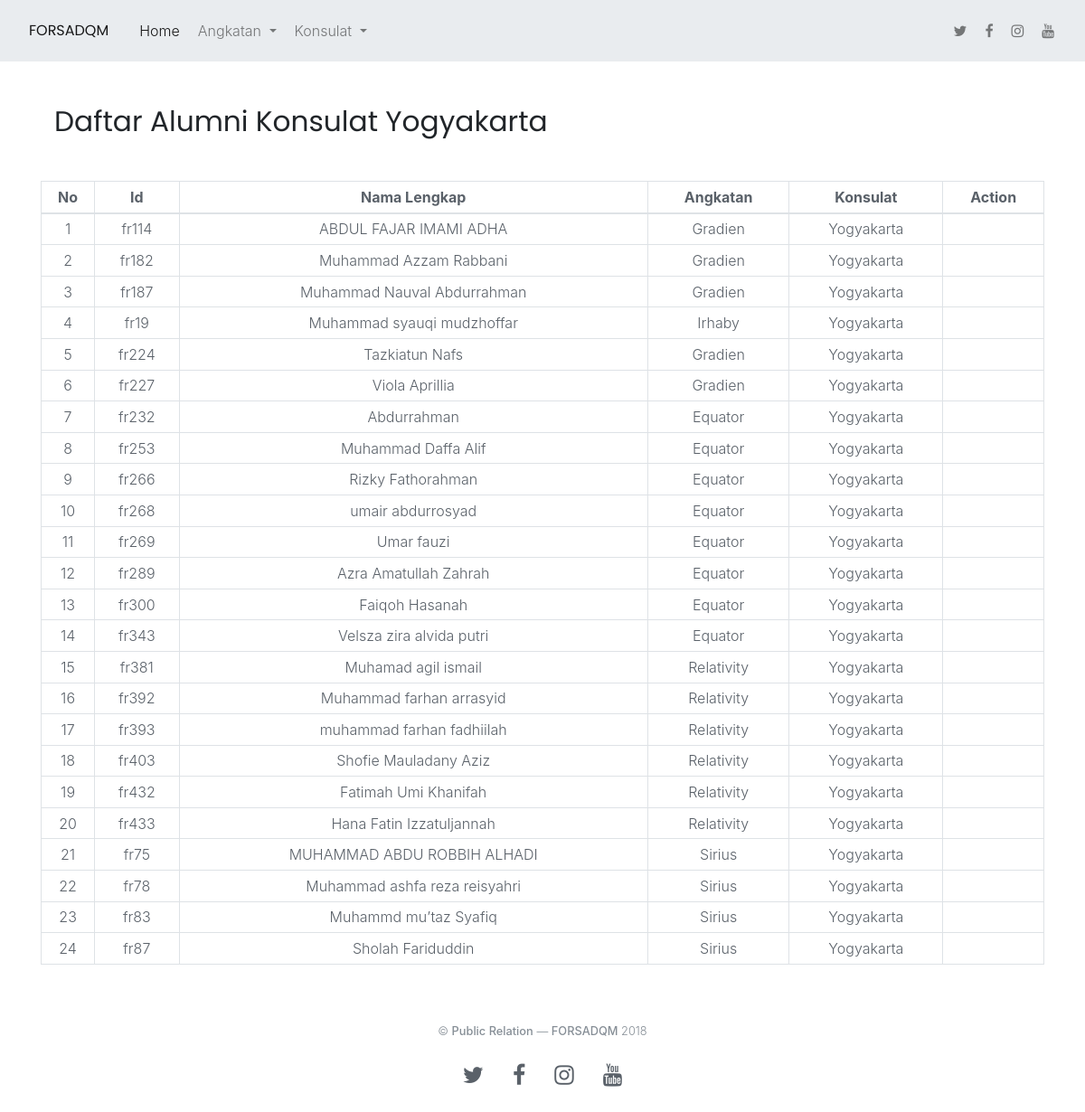
/index.php/konsulat/jogja, run on the app's committed database.
### tables this page shows
CREATE TABLE `t_alumni` (
  `id` varchar(5) NOT NULL,
  `nama` varchar(34) NOT NULL,
  `jk` varchar(6) NOT NULL,
  `tempat` varchar(33) DEFAULT NULL,
  `tgl` date DEFAULT NULL,
  `angkatan` int(11) NOT NULL,
  `status` varchar(28) DEFAULT NULL,
  `alamat` varchar(162) NOT NULL,
  `konsulat` int(11) NOT NULL,
  `hp` varchar(40) NOT NULL,
  `email` varchar(45) DEFAULT NULL,
  `sosmed` varchar(70) DEFAULT NULL,
  `profesi` varchar(62) NOT NULL,
  `pekerjaan` varchar(98) NOT NULL,
  `institusi` varchar(67) DEFAULT NULL,
  `fakultas` varchar(66) DEFAULT NULL,
  `kerja` varchar(37) DEFAULT NULL,
  `perusahaan` varchar(101) DEFAULT NULL,
  `riwayat` varchar(554) DEFAULT NULL,
  `prestasi` varchar(500) DEFAULT NULL,
  `liqo` varchar(5) DEFAULT NULL,
  `murobbi` varchar(426) DEFAULT NULL,
  `hp_murobbi` varchar(23) DEFAULT NULL,
  `alasan` varchar(174) DEFAULT NULL
);

CREATE TABLE `t_angkatan` (
  `id` int(11) NOT NULL,
  `nama` varchar(30) NOT NULL
);

CREATE TABLE `t_konsulat` (
  `id` int(11) NOT NULL,
  `nama` varchar(30) NOT NULL
);

### application/controllers/Konsulat.php (called while the page is built, shortened)
<?php
class Konsulat extends CI_Controller{
    function jogja(){
        $this->load->model('M_Forsadqm');
		$data['alumni']		= $this->M_Forsadqm->alumni()->result();
		$data['konsulat']	= $this->M_Forsadqm->konsulat()->result();
		$data['angkatan']	= $this->M_Forsadqm->angkatan()->result();
		$data['jogja']	    	= $this->db->get_where('t_alumni',array('konsulat'=>'7'))->result();
		$data['irhaby']			= $this->db->get_where('t_alumni',array('angkatan'=>'1'))->result();
		$data['hamasatuna']		= $this->db->get_where('t_alumni',array('angkatan'=>'2'))->result();
		$data['sirius']			= $this->db->get_where('t_alumni',array('angkatan'=>'3'))->result();
		$data['gradien']		= $this->db->get_where('t_alumni',array('angkatan'=>'4'))->result();
		$data['equator']		= $this->db->get_where('t_alumni',array('angkatan'=>'5'))->result();
		$data['relativity']		= $this->db->get_where('t_alumni',array('angkatan'=>'6'))->result();
		$this->load->view('layout/header');
		$this->load->view('konsulat/jogja',$data);
		$this->load->view('layout/footer');
    }
}
?>

### index.php (called while the page is built, shortened)
<?php
require_once BASEPATH.'core/CodeIgniter.php';

### application/models/M_Forsadqm.php (called while the page is built, shortened)
<?php
class M_Forsadqm extends CI_Model{
    function konsulat(){
        return $this->db->get('t_konsulat');
        return $query->result();
    }
    function angkatan(){
        return $this->db->get('t_angkatan');
        return $query->result();
    }
}
?>

### application/views/konsulat/jogja.php (the view)
<div id="" class="container mb-5 mt-5">
       <div class="section-title col-md-12 ml-auto mr-auto">
           <h3 class="mb-4">Daftar Alumni Konsulat Yogyakarta</h3>
       </div>
   </div>
   <div class="container">
       <table class="table table-sm table-bordered table-hover">
           <thead>
               <tr>
                   <th class="text-center">No</th>
                   <th class="text-center">Id</th>
                   <th class="text-center">Nama Lengkap</th>
                   <th class="text-center">Angkatan</th>
                   <th class="text-center">Konsulat</th>
                   <th class="text-center">Action</th>
               </tr>
           </thead>
           <tbody>
           <?php
           $no = 1;
           foreach($jogja as $a){ ?>
               <tr>
                   <td class="text-center"><?php echo $no++ ?></td>
                   <td class="text-center"><?php echo $a->id ?></td>
                   <td class="text-center"><?php echo $a->nama ?></td>
                   <td class="text-center">
                       <?php foreach($angkatan as $an){ ?>
                           <?php if($a->angkatan == $an->id): ?>
                               <?php echo $an->nama ?>
                           <?php endif; ?>
                       <?php } ?>
                   </td>
                   <td class="text-center">
                       <?php foreach($konsulat as $k){ ?>
                           <?php if($a->konsulat == $k->id): ?>
                               <?php echo $k->nama ?>
                           <?php endif; ?>
                       <?php } ?>
                   </td>
                   <td class="text-center"></td>
               </tr>
           <?php } ?>
           </tbody>
       </table>
   </div>

### data on the page
t_alumni: id "fr114", nama "ABDUL FAJAR IMAMI ADHA"
t_angkatan: nama "Gradien"
t_konsulat: nama "Yogyakarta"
t_alumni: id "fr182", nama "Muhammad Azzam Rabbani"
t_alumni: id "fr187", nama "Muhammad Nauval Abdurrahman"
t_alumni: id "fr19", nama "Muhammad syauqi mudzhoffar"
t_angkatan: nama "Irhaby"
t_alumni: id "fr224", nama "Tazkiatun Nafs"
t_alumni: id "fr227", nama "Viola Aprillia"
t_alumni: id "fr232", nama "Abdurrahman"
t_angkatan: nama "Equator"
t_alumni: id "fr253", nama "Muhammad Daffa Alif"
t_alumni: id "fr266", nama "Rizky Fathorahman"
t_alumni: id "fr268", nama "umair abdurrosyad"
t_alumni: id "fr269", nama "Umar fauzi"
t_alumni: id "fr289", nama "Azra Amatullah Zahrah"
t_alumni: id "fr300", nama "Faiqoh Hasanah"
t_alumni: id "fr343", nama "Velsza zira alvida putri"
t_alumni: id "fr381", nama "Muhamad agil ismail"
t_angkatan: nama "Relativity"
t_alumni: id "fr392", nama "Muhammad farhan arrasyid"
t_alumni: id "fr393", nama "muhammad farhan fadhiilah"
t_alumni: id "fr403", nama "Shofie Mauladany Aziz"
t_alumni: id "fr432", nama "Fatimah Umi Khanifah"
t_alumni: id "fr433", nama "Hana Fatin Izzatuljannah"
t_alumni: id "fr75", nama "MUHAMMAD ABDU ROBBIH ALHADI"
t_angkatan: nama "Sirius"
t_alumni: id "fr78", nama "Muhammad ashfa reza reisyahri"
t_alumni: id "fr83", nama "Muhammd mu’taz Syafiq"
t_alumni: id "fr87", nama "Sholah Fariduddin"
